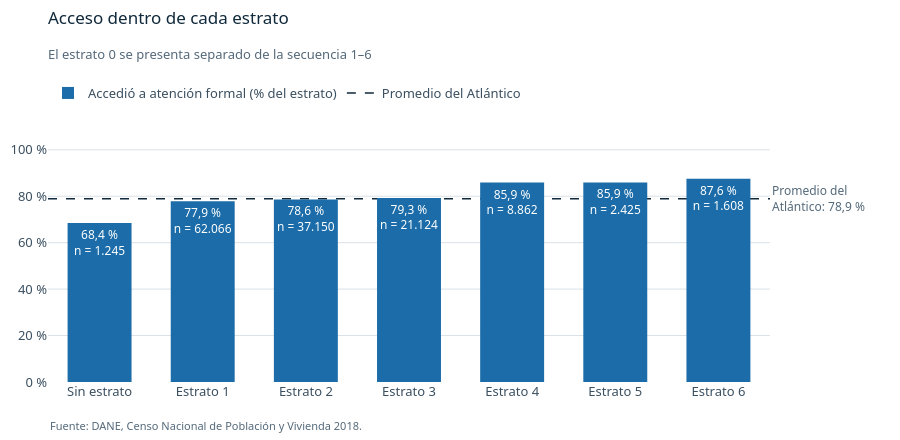

Notebook code cell kept with this figure:
### Markdown cell above
En la ejecución verificada, entre quienes declararon dificultad funcional accedieron 85,47 % de
las mujeres y 84,16 % de los hombres; sin dificultad, 78,99 % y 75,85 %, respectivamente.
Son diferencias de 1,31 y 3,14 puntos dentro de cada grupo de dificultad. Las tasas se
calculan con sus propios denominadores y no establecen un efecto independiente del sexo.

### Code cell
orden_estrato = ["Sin estrato"] + [f"Estrato {i}" for i in range(1, 7)]
tabla_estrato = tabla_acceso_por(df_eda["ESTRATO"], orden_estrato)
mostrar(tabla_estrato, "Acceso por estrato de la vivienda")
acceso_estrato = tabla_estrato[["n válido", "Accedió: % del grupo"]].rename(
    columns={"n válido": "n", "Accedió: % del grupo": "porcentaje"})
promedio_general = df_eda["ACCESO_FORMAL_SALUD"].mean() * 100

fig = go.Figure(go.Bar(
    x=acceso_estrato.index, y=acceso_estrato["porcentaje"], marker_color=DENTRO, width=0.62,
    name="Accedió a atención formal (% del estrato)",
    text=[f"{pct_es(p)}<br>n = {entero_es(n)}" if pd.notna(p) else "sin registros"
          for p, n in zip(acceso_estrato["porcentaje"], acceso_estrato["n"])],
    textposition="inside", insidetextanchor="end", textangle=0, insidetextfont=dict(size=12),
    customdata=acceso_estrato["n"],
    hovertemplate="%{x}<br>Accedió: %{y:.1f} %<br>Base: %{customdata:,} personas<extra></extra>",
))
fig.add_hline(y=promedio_general, line=dict(color=TINTA, dash="dash", width=1.5), layer="below")
fig.add_annotation(x=1, xref="paper", y=promedio_general, xanchor="left", showarrow=False, align="left",
                   text=f"Promedio del<br>Atlántico: {pct_es(promedio_general)}", font=dict(size=12, color=TINTA3))
fig.add_trace(go.Scatter(x=[None], y=[None], mode="lines", name="Promedio del Atlántico",
                         line=dict(color=TINTA, dash="dash", width=1.5)))
fig.update_layout(margin=dict(r=130), showlegend=True)
fig.update_yaxes(range=[0, 118], ticksuffix=" %")
fig.update_xaxes(showgrid=False)
rotular(fig, "Acceso dentro de cada estrato", "El estrato 0 se presenta separado de la secuencia 1–6", FUENTE, espacio=34)
mostrar_figura(fig, "07_acceso_por_estrato", FIG_DIR, alto=440, ancho=1000)

### Figure 1 — Plotly figure (JSON) as saved in the notebook; plotly's stock layout.template omitted (floating-point values rounded to 4 significant figures)
{"data": [{"customdata": [1245, 62066, 37150, 21124, 8862, 2425, 1608], "hovertemplate": "%{x}<br>Accedió: %{y:.1f} %<br>Base: %{customdata:,} personas<extra></extra>", "insidetextanchor": "end", "insidetextfont": {"size": 12}, "marker": {"color": "#1B6CA8"}, "name": "Accedió a atención formal (% del estrato)", "text": ["68,4 %<br>n = 1.245", "77,9 %<br>n = 62.066", "78,6 %<br>n = 37.150", "79,3 %<br>n = 21.124", "85,9 %<br>n = 8.862", "85,9 %<br>n = 2.425", "87,6 %<br>n = 1.608"], "textangle": 0, "textposition": "inside", "type": "bar", "width": 0.62, "x": ["Sin estrato", "Estrato 1", "Estrato 2", "Estrato 3", "Estrato 4", "Estrato 5", "Estrato 6"], "y": [68.43, 77.89, 78.58, 79.29, 85.91, 85.94, 87.56]}, {"line": {"color": "#10293B", "dash": "dash", "width": 1.5}, "mode": "lines", "name": "Promedio del Atlántico", "type": "scatter", "x": [null], "y": [null]}], "layout": {"annotations": [{"align": "left", "font": {"color": "#54697A", "size": 12}, "showarrow": false, "text": "Promedio del<br>Atlántico: 78,9 %", "x": 1, "xanchor": "left", "xref": "paper", "y": 78.94}, {"align": "left", "font": {"color": "#54697A", "size": 11}, "showarrow": false, "text": "Fuente: DANE, Censo Nacional de Población y Vivienda 2018.", "x": 0, "xanchor": "left", "xref": "paper", "y": 0, "yanchor": "top", "yref": "paper", "yshift": -34}], "height": 440, "margin": {"b": 58, "r": 130, "t": 108}, "shapes": [{"layer": "below", "line": {"color": "#10293B", "dash": "dash", "width": 1.5}, "type": "line", "x0": 0, "x1": 1, "xref": "x domain", "y0": 78.94, "y1": 78.94, "yref": "y"}], "showlegend": true, "title": {"font": {"color": "#10293B", "size": 17}, "pad": {"t": 12}, "subtitle": {"font": {"color": "#54697A", "size": 13}, "text": "El estrato 0 se presenta separado de la secuencia 1–6"}, "text": "Acceso dentro de cada estrato", "x": 0, "xanchor": "left", "xref": "paper", "y": 1, "yanchor": "top", "yref": "container"}, "xaxis": {"showgrid": false}, "yaxis": {"range": [0, 118], "ticksuffix": " %"}}}
